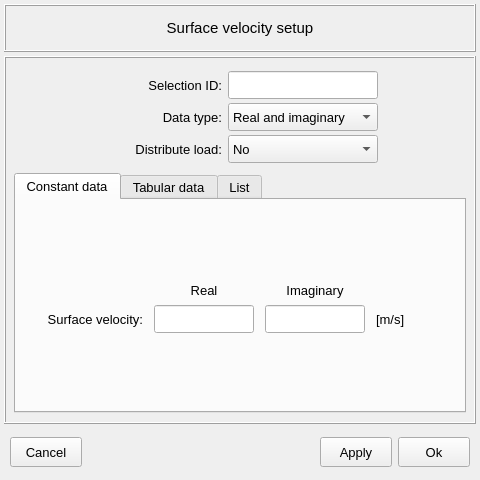
<?xml version="1.0" encoding="UTF-8"?>
<ui version="4.0">
 <class>Dialog</class>
 <widget class="QDialog" name="Dialog">
  <property name="windowModality">
   <enum>Qt::WindowModality::WindowModal</enum>
  </property>
  <property name="geometry">
   <rect>
    <x>0</x>
    <y>0</y>
    <width>480</width>
    <height>480</height>
   </rect>
  </property>
  <property name="sizePolicy">
   <sizepolicy hsizetype="Fixed" vsizetype="Fixed">
    <horstretch>0</horstretch>
    <verstretch>0</verstretch>
   </sizepolicy>
  </property>
  <property name="minimumSize">
   <size>
    <width>480</width>
    <height>400</height>
   </size>
  </property>
  <property name="maximumSize">
   <size>
    <width>480</width>
    <height>480</height>
   </size>
  </property>
  <property name="font">
   <font>
    <pointsize>11</pointsize>
    <bold>false</bold>
   </font>
  </property>
  <property name="contextMenuPolicy">
   <enum>Qt::ContextMenuPolicy::DefaultContextMenu</enum>
  </property>
  <property name="windowTitle">
   <string>Set surface velocity acoustic excitation</string>
  </property>
  <property name="whatsThis">
   <string/>
  </property>
  <layout class="QGridLayout" name="gridLayout_7">
   <property name="leftMargin">
    <number>4</number>
   </property>
   <property name="topMargin">
    <number>4</number>
   </property>
   <property name="rightMargin">
    <number>4</number>
   </property>
   <property name="bottomMargin">
    <number>4</number>
   </property>
   <property name="spacing">
    <number>4</number>
   </property>
   <item row="1" column="0">
    <widget class="QFrame" name="frame_2">
     <property name="minimumSize">
      <size>
       <width>380</width>
       <height>280</height>
      </size>
     </property>
     <property name="maximumSize">
      <size>
       <width>16777215</width>
       <height>480</height>
      </size>
     </property>
     <property name="frameShape">
      <enum>QFrame::Shape::Box</enum>
     </property>
     <property name="frameShadow">
      <enum>QFrame::Shadow::Raised</enum>
     </property>
     <layout class="QGridLayout" name="gridLayout_4">
      <property name="leftMargin">
       <number>8</number>
      </property>
      <property name="rightMargin">
       <number>8</number>
      </property>
      <item row="0" column="0">
       <widget class="QFrame" name="frame_4">
        <property name="minimumSize">
         <size>
          <width>360</width>
          <height>100</height>
         </size>
        </property>
        <property name="maximumSize">
         <size>
          <width>16777215</width>
          <height>100</height>
         </size>
        </property>
        <property name="frameShape">
         <enum>QFrame::Shape::NoFrame</enum>
        </property>
        <property name="frameShadow">
         <enum>QFrame::Shadow::Raised</enum>
        </property>
        <layout class="QGridLayout" name="gridLayout_5">
         <property name="leftMargin">
          <number>2</number>
         </property>
         <property name="topMargin">
          <number>2</number>
         </property>
         <property name="rightMargin">
          <number>2</number>
         </property>
         <property name="bottomMargin">
          <number>2</number>
         </property>
         <property name="horizontalSpacing">
          <number>6</number>
         </property>
         <property name="verticalSpacing">
          <number>2</number>
         </property>
         <item row="1" column="2">
          <widget class="QComboBox" name="comboBox_data_type">
           <property name="minimumSize">
            <size>
             <width>150</width>
             <height>28</height>
            </size>
           </property>
           <property name="maximumSize">
            <size>
             <width>150</width>
             <height>28</height>
            </size>
           </property>
           <property name="font">
            <font>
             <pointsize>10</pointsize>
             <bold>false</bold>
            </font>
           </property>
           <item>
            <property name="text">
             <string>Real and imaginary</string>
            </property>
           </item>
           <item>
            <property name="text">
             <string>Magnitude and phase</string>
            </property>
           </item>
          </widget>
         </item>
         <item row="0" column="1">
          <widget class="QLabel" name="label_2">
           <property name="minimumSize">
            <size>
             <width>120</width>
             <height>28</height>
            </size>
           </property>
           <property name="maximumSize">
            <size>
             <width>120</width>
             <height>28</height>
            </size>
           </property>
           <property name="font">
            <font>
             <family>MS Shell Dlg 2</family>
             <pointsize>10</pointsize>
             <italic>false</italic>
             <bold>false</bold>
            </font>
           </property>
           <property name="text">
            <string>Selection ID:</string>
           </property>
           <property name="alignment">
            <set>Qt::AlignmentFlag::AlignRight|Qt::AlignmentFlag::AlignTrailing|Qt::AlignmentFlag::AlignVCenter</set>
           </property>
          </widget>
         </item>
         <item row="0" column="2">
          <widget class="QLineEdit" name="lineEdit_selection_id">
           <property name="minimumSize">
            <size>
             <width>150</width>
             <height>28</height>
            </size>
           </property>
           <property name="maximumSize">
            <size>
             <width>150</width>
             <height>28</height>
            </size>
           </property>
           <property name="font">
            <font>
             <family>MS Shell Dlg 2</family>
             <pointsize>10</pointsize>
             <italic>false</italic>
             <bold>false</bold>
            </font>
           </property>
           <property name="focusPolicy">
            <enum>Qt::FocusPolicy::ClickFocus</enum>
           </property>
           <property name="styleSheet">
            <string notr="true"/>
           </property>
           <property name="alignment">
            <set>Qt::AlignmentFlag::AlignCenter</set>
           </property>
          </widget>
         </item>
         <item row="1" column="1">
          <widget class="QLabel" name="label_4">
           <property name="minimumSize">
            <size>
             <width>120</width>
             <height>28</height>
            </size>
           </property>
           <property name="maximumSize">
            <size>
             <width>120</width>
             <height>28</height>
            </size>
           </property>
           <property name="font">
            <font>
             <family>MS Shell Dlg 2</family>
             <pointsize>10</pointsize>
             <italic>false</italic>
             <bold>false</bold>
            </font>
           </property>
           <property name="text">
            <string>Data type:</string>
           </property>
           <property name="alignment">
            <set>Qt::AlignmentFlag::AlignRight|Qt::AlignmentFlag::AlignTrailing|Qt::AlignmentFlag::AlignVCenter</set>
           </property>
          </widget>
         </item>
         <item row="0" column="3">
          <spacer name="horizontalSpacer_2">
           <property name="orientation">
            <enum>Qt::Orientation::Horizontal</enum>
           </property>
           <property name="sizeHint" stdset="0">
            <size>
             <width>40</width>
             <height>20</height>
            </size>
           </property>
          </spacer>
         </item>
         <item row="0" column="0">
          <spacer name="horizontalSpacer">
           <property name="orientation">
            <enum>Qt::Orientation::Horizontal</enum>
           </property>
           <property name="sizeHint" stdset="0">
            <size>
             <width>40</width>
             <height>20</height>
            </size>
           </property>
          </spacer>
         </item>
         <item row="2" column="1">
          <widget class="QLabel" name="label_5">
           <property name="minimumSize">
            <size>
             <width>120</width>
             <height>28</height>
            </size>
           </property>
           <property name="maximumSize">
            <size>
             <width>120</width>
             <height>28</height>
            </size>
           </property>
           <property name="font">
            <font>
             <family>MS Shell Dlg 2</family>
             <pointsize>10</pointsize>
             <italic>false</italic>
             <bold>false</bold>
            </font>
           </property>
           <property name="text">
            <string>Distribute load:</string>
           </property>
           <property name="alignment">
            <set>Qt::AlignmentFlag::AlignRight|Qt::AlignmentFlag::AlignTrailing|Qt::AlignmentFlag::AlignVCenter</set>
           </property>
          </widget>
         </item>
         <item row="2" column="2">
          <widget class="QComboBox" name="comboBox_distribute_load">
           <property name="minimumSize">
            <size>
             <width>150</width>
             <height>28</height>
            </size>
           </property>
           <property name="maximumSize">
            <size>
             <width>150</width>
             <height>28</height>
            </size>
           </property>
           <property name="font">
            <font>
             <pointsize>10</pointsize>
             <bold>false</bold>
            </font>
           </property>
           <item>
            <property name="text">
             <string>No</string>
            </property>
           </item>
           <item>
            <property name="text">
             <string>Yes</string>
            </property>
           </item>
          </widget>
         </item>
        </layout>
       </widget>
      </item>
      <item row="1" column="0">
       <widget class="QTabWidget" name="tabWidget_main">
        <property name="minimumSize">
         <size>
          <width>360</width>
          <height>0</height>
         </size>
        </property>
        <property name="maximumSize">
         <size>
          <width>16777215</width>
          <height>16777215</height>
         </size>
        </property>
        <property name="font">
         <font>
          <pointsize>10</pointsize>
          <bold>false</bold>
         </font>
        </property>
        <property name="currentIndex">
         <number>0</number>
        </property>
        <widget class="QWidget" name="tab_constant_data">
         <attribute name="title">
          <string>Constant data</string>
         </attribute>
         <layout class="QGridLayout" name="gridLayout_12">
          <property name="leftMargin">
           <number>2</number>
          </property>
          <property name="topMargin">
           <number>6</number>
          </property>
          <property name="rightMargin">
           <number>2</number>
          </property>
          <property name="bottomMargin">
           <number>6</number>
          </property>
          <property name="horizontalSpacing">
           <number>6</number>
          </property>
          <property name="verticalSpacing">
           <number>2</number>
          </property>
          <item row="1" column="2">
           <widget class="QLabel" name="label_dtype_right">
            <property name="minimumSize">
             <size>
              <width>80</width>
              <height>26</height>
             </size>
            </property>
            <property name="maximumSize">
             <size>
              <width>16777215</width>
              <height>26</height>
             </size>
            </property>
            <property name="font">
             <font>
              <family>MS Shell Dlg 2</family>
              <pointsize>10</pointsize>
              <italic>false</italic>
              <bold>false</bold>
             </font>
            </property>
            <property name="text">
             <string>Imaginary</string>
            </property>
            <property name="alignment">
             <set>Qt::AlignmentFlag::AlignCenter</set>
            </property>
           </widget>
          </item>
          <item row="2" column="2">
           <widget class="QLineEdit" name="lineEdit_right_value">
            <property name="minimumSize">
             <size>
              <width>100</width>
              <height>28</height>
             </size>
            </property>
            <property name="maximumSize">
             <size>
              <width>100</width>
              <height>28</height>
             </size>
            </property>
            <property name="font">
             <font>
              <family>MS Shell Dlg 2</family>
              <pointsize>10</pointsize>
              <italic>false</italic>
              <bold>false</bold>
             </font>
            </property>
            <property name="styleSheet">
             <string notr="true"/>
            </property>
            <property name="alignment">
             <set>Qt::AlignmentFlag::AlignCenter</set>
            </property>
           </widget>
          </item>
          <item row="9" column="1">
           <widget class="QFrame" name="frame_20">
            <property name="frameShape">
             <enum>QFrame::Shape::NoFrame</enum>
            </property>
            <property name="frameShadow">
             <enum>QFrame::Shadow::Raised</enum>
            </property>
            <layout class="QGridLayout" name="gridLayout_10">
             <property name="leftMargin">
              <number>0</number>
             </property>
             <property name="topMargin">
              <number>0</number>
             </property>
             <property name="rightMargin">
              <number>0</number>
             </property>
             <property name="bottomMargin">
              <number>0</number>
             </property>
             <property name="spacing">
              <number>0</number>
             </property>
            </layout>
           </widget>
          </item>
          <item row="1" column="1">
           <widget class="QLabel" name="label_dtype_left">
            <property name="minimumSize">
             <size>
              <width>80</width>
              <height>26</height>
             </size>
            </property>
            <property name="maximumSize">
             <size>
              <width>16777215</width>
              <height>26</height>
             </size>
            </property>
            <property name="font">
             <font>
              <family>MS Shell Dlg 2</family>
              <pointsize>10</pointsize>
              <italic>false</italic>
              <bold>false</bold>
             </font>
            </property>
            <property name="text">
             <string>Real</string>
            </property>
            <property name="alignment">
             <set>Qt::AlignmentFlag::AlignCenter</set>
            </property>
           </widget>
          </item>
          <item row="8" column="1">
           <spacer name="verticalSpacer_3">
            <property name="orientation">
             <enum>Qt::Orientation::Vertical</enum>
            </property>
            <property name="sizeHint" stdset="0">
             <size>
              <width>20</width>
              <height>40</height>
             </size>
            </property>
           </spacer>
          </item>
          <item row="0" column="1">
           <spacer name="verticalSpacer">
            <property name="orientation">
             <enum>Qt::Orientation::Vertical</enum>
            </property>
            <property name="sizeHint" stdset="0">
             <size>
              <width>20</width>
              <height>40</height>
             </size>
            </property>
           </spacer>
          </item>
          <item row="2" column="0">
           <widget class="QLabel" name="label_18">
            <property name="minimumSize">
             <size>
              <width>120</width>
              <height>28</height>
             </size>
            </property>
            <property name="maximumSize">
             <size>
              <width>120</width>
              <height>28</height>
             </size>
            </property>
            <property name="font">
             <font>
              <family>MS Shell Dlg 2</family>
              <pointsize>10</pointsize>
              <italic>false</italic>
              <bold>false</bold>
             </font>
            </property>
            <property name="text">
             <string>Surface velocity:</string>
            </property>
            <property name="alignment">
             <set>Qt::AlignmentFlag::AlignRight|Qt::AlignmentFlag::AlignTrailing|Qt::AlignmentFlag::AlignVCenter</set>
            </property>
           </widget>
          </item>
          <item row="2" column="1">
           <widget class="QLineEdit" name="lineEdit_left_value">
            <property name="minimumSize">
             <size>
              <width>100</width>
              <height>28</height>
             </size>
            </property>
            <property name="maximumSize">
             <size>
              <width>100</width>
              <height>28</height>
             </size>
            </property>
            <property name="font">
             <font>
              <family>MS Shell Dlg 2</family>
              <pointsize>10</pointsize>
              <italic>false</italic>
              <bold>false</bold>
             </font>
            </property>
            <property name="styleSheet">
             <string notr="true"/>
            </property>
            <property name="alignment">
             <set>Qt::AlignmentFlag::AlignCenter</set>
            </property>
           </widget>
          </item>
          <item row="2" column="3">
           <widget class="QLabel" name="label_unit">
            <property name="minimumSize">
             <size>
              <width>80</width>
              <height>28</height>
             </size>
            </property>
            <property name="maximumSize">
             <size>
              <width>80</width>
              <height>28</height>
             </size>
            </property>
            <property name="font">
             <font>
              <family>MS Shell Dlg 2</family>
              <pointsize>10</pointsize>
              <italic>false</italic>
              <bold>false</bold>
             </font>
            </property>
            <property name="text">
             <string>[m/s]</string>
            </property>
            <property name="alignment">
             <set>Qt::AlignmentFlag::AlignLeading|Qt::AlignmentFlag::AlignLeft|Qt::AlignmentFlag::AlignVCenter</set>
            </property>
           </widget>
          </item>
         </layout>
        </widget>
        <widget class="QWidget" name="tab_tabular_data">
         <attribute name="title">
          <string>Tabular data</string>
         </attribute>
         <layout class="QGridLayout" name="gridLayout_3">
          <property name="leftMargin">
           <number>2</number>
          </property>
          <property name="topMargin">
           <number>6</number>
          </property>
          <property name="rightMargin">
           <number>2</number>
          </property>
          <property name="bottomMargin">
           <number>6</number>
          </property>
          <property name="spacing">
           <number>2</number>
          </property>
          <item row="0" column="0">
           <spacer name="verticalSpacer_4">
            <property name="orientation">
             <enum>Qt::Orientation::Vertical</enum>
            </property>
            <property name="sizeHint" stdset="0">
             <size>
              <width>20</width>
              <height>40</height>
             </size>
            </property>
           </spacer>
          </item>
          <item row="2" column="0">
           <spacer name="verticalSpacer_6">
            <property name="orientation">
             <enum>Qt::Orientation::Vertical</enum>
            </property>
            <property name="sizeHint" stdset="0">
             <size>
              <width>20</width>
              <height>40</height>
             </size>
            </property>
           </spacer>
          </item>
          <item row="1" column="0">
           <widget class="QFrame" name="frame_9">
            <property name="minimumSize">
             <size>
              <width>260</width>
              <height>0</height>
             </size>
            </property>
            <property name="maximumSize">
             <size>
              <width>16777215</width>
              <height>200</height>
             </size>
            </property>
            <property name="frameShape">
             <enum>QFrame::Shape::NoFrame</enum>
            </property>
            <property name="frameShadow">
             <enum>QFrame::Shadow::Raised</enum>
            </property>
            <layout class="QGridLayout" name="gridLayout_2">
             <property name="leftMargin">
              <number>0</number>
             </property>
             <property name="topMargin">
              <number>4</number>
             </property>
             <property name="rightMargin">
              <number>0</number>
             </property>
             <property name="bottomMargin">
              <number>0</number>
             </property>
             <property name="horizontalSpacing">
              <number>6</number>
             </property>
             <property name="verticalSpacing">
              <number>2</number>
             </property>
             <item row="1" column="1">
              <widget class="QLineEdit" name="lineEdit_table_path">
               <property name="enabled">
                <bool>true</bool>
               </property>
               <property name="minimumSize">
                <size>
                 <width>320</width>
                 <height>28</height>
                </size>
               </property>
               <property name="maximumSize">
                <size>
                 <width>320</width>
                 <height>28</height>
                </size>
               </property>
               <property name="font">
                <font>
                 <pointsize>9</pointsize>
                 <bold>false</bold>
                </font>
               </property>
               <property name="styleSheet">
                <string notr="true"/>
               </property>
               <property name="alignment">
                <set>Qt::AlignmentFlag::AlignCenter</set>
               </property>
              </widget>
             </item>
             <item row="1" column="0">
              <spacer name="horizontalSpacer_11">
               <property name="orientation">
                <enum>Qt::Orientation::Horizontal</enum>
               </property>
               <property name="sizeHint" stdset="0">
                <size>
                 <width>40</width>
                 <height>20</height>
                </size>
               </property>
              </spacer>
             </item>
             <item row="1" column="4">
              <spacer name="horizontalSpacer_12">
               <property name="orientation">
                <enum>Qt::Orientation::Horizontal</enum>
               </property>
               <property name="sizeHint" stdset="0">
                <size>
                 <width>40</width>
                 <height>20</height>
                </size>
               </property>
              </spacer>
             </item>
             <item row="0" column="1">
              <widget class="QLabel" name="label_3">
               <property name="minimumSize">
                <size>
                 <width>0</width>
                 <height>28</height>
                </size>
               </property>
               <property name="maximumSize">
                <size>
                 <width>16777215</width>
                 <height>28</height>
                </size>
               </property>
               <property name="text">
                <string>Choose a table file to import the data</string>
               </property>
               <property name="alignment">
                <set>Qt::AlignmentFlag::AlignCenter</set>
               </property>
              </widget>
             </item>
             <item row="1" column="2">
              <widget class="QPushButton" name="pushButton_load_table">
               <property name="enabled">
                <bool>true</bool>
               </property>
               <property name="sizePolicy">
                <sizepolicy hsizetype="Expanding" vsizetype="Fixed">
                 <horstretch>0</horstretch>
                 <verstretch>0</verstretch>
                </sizepolicy>
               </property>
               <property name="minimumSize">
                <size>
                 <width>40</width>
                 <height>28</height>
                </size>
               </property>
               <property name="maximumSize">
                <size>
                 <width>40</width>
                 <height>28</height>
                </size>
               </property>
               <property name="font">
                <font>
                 <family>MS Shell Dlg 2</family>
                 <pointsize>10</pointsize>
                 <italic>false</italic>
                 <bold>false</bold>
                </font>
               </property>
               <property name="styleSheet">
                <string notr="true"/>
               </property>
               <property name="text">
                <string/>
               </property>
               <property name="icon">
                <iconset resource="../../../../icons/dark_theme/resources.qrc">
                 <normaloff>:/icons/document_search_blue.png</normaloff>:/icons/document_search_blue.png</iconset>
               </property>
               <property name="iconSize">
                <size>
                 <width>20</width>
                 <height>20</height>
                </size>
               </property>
               <property name="autoDefault">
                <bool>false</bool>
               </property>
              </widget>
             </item>
            </layout>
           </widget>
          </item>
          <item row="3" column="0">
           <widget class="QFrame" name="frame_21">
            <property name="frameShape">
             <enum>QFrame::Shape::NoFrame</enum>
            </property>
            <property name="frameShadow">
             <enum>QFrame::Shadow::Raised</enum>
            </property>
            <layout class="QGridLayout" name="gridLayout_17">
             <property name="leftMargin">
              <number>0</number>
             </property>
             <property name="topMargin">
              <number>0</number>
             </property>
             <property name="rightMargin">
              <number>0</number>
             </property>
             <property name="bottomMargin">
              <number>0</number>
             </property>
             <property name="spacing">
              <number>0</number>
             </property>
            </layout>
           </widget>
          </item>
         </layout>
        </widget>
        <widget class="QWidget" name="tab_list">
         <attribute name="title">
          <string>List</string>
         </attribute>
         <layout class="QGridLayout" name="gridLayout_9">
          <property name="leftMargin">
           <number>10</number>
          </property>
          <property name="topMargin">
           <number>8</number>
          </property>
          <property name="rightMargin">
           <number>10</number>
          </property>
          <property name="bottomMargin">
           <number>2</number>
          </property>
          <property name="spacing">
           <number>2</number>
          </property>
          <item row="1" column="0">
           <widget class="QFrame" name="frame_3">
            <property name="minimumSize">
             <size>
              <width>320</width>
              <height>40</height>
             </size>
            </property>
            <property name="maximumSize">
             <size>
              <width>16777215</width>
              <height>40</height>
             </size>
            </property>
            <property name="frameShape">
             <enum>QFrame::Shape::NoFrame</enum>
            </property>
            <property name="frameShadow">
             <enum>QFrame::Shadow::Raised</enum>
            </property>
            <layout class="QGridLayout" name="gridLayout_8">
             <property name="leftMargin">
              <number>4</number>
             </property>
             <property name="topMargin">
              <number>4</number>
             </property>
             <property name="rightMargin">
              <number>4</number>
             </property>
             <property name="bottomMargin">
              <number>4</number>
             </property>
             <property name="horizontalSpacing">
              <number>12</number>
             </property>
             <item row="0" column="0">
              <widget class="QPushButton" name="pushButton_reset">
               <property name="minimumSize">
                <size>
                 <width>100</width>
                 <height>28</height>
                </size>
               </property>
               <property name="maximumSize">
                <size>
                 <width>100</width>
                 <height>28</height>
                </size>
               </property>
               <property name="font">
                <font>
                 <family>MS Shell Dlg 2</family>
                 <pointsize>10</pointsize>
                 <italic>false</italic>
                 <bold>false</bold>
                </font>
               </property>
               <property name="styleSheet">
                <string notr="true"/>
               </property>
               <property name="text">
                <string>Reset</string>
               </property>
               <property name="autoDefault">
                <bool>false</bool>
               </property>
              </widget>
             </item>
             <item row="0" column="1">
              <widget class="QPushButton" name="pushButton_remove">
               <property name="minimumSize">
                <size>
                 <width>100</width>
                 <height>28</height>
                </size>
               </property>
               <property name="maximumSize">
                <size>
                 <width>100</width>
                 <height>28</height>
                </size>
               </property>
               <property name="font">
                <font>
                 <family>MS Shell Dlg 2</family>
                 <pointsize>10</pointsize>
                 <italic>false</italic>
                 <bold>false</bold>
                </font>
               </property>
               <property name="styleSheet">
                <string notr="true"/>
               </property>
               <property name="text">
                <string>Remove</string>
               </property>
               <property name="autoDefault">
                <bool>false</bool>
               </property>
              </widget>
             </item>
            </layout>
           </widget>
          </item>
          <item row="0" column="0">
           <widget class="QTreeWidget" name="treeWidget_surface_velocity">
            <property name="minimumSize">
             <size>
              <width>320</width>
              <height>100</height>
             </size>
            </property>
            <property name="maximumSize">
             <size>
              <width>16777215</width>
              <height>200</height>
             </size>
            </property>
            <property name="font">
             <font>
              <family>MS Shell Dlg 2</family>
              <pointsize>9</pointsize>
              <italic>false</italic>
              <bold>false</bold>
             </font>
            </property>
            <property name="toolTip">
             <string>Select a face to remove the previously attributed boundary condition.</string>
            </property>
            <property name="indentation">
             <number>1</number>
            </property>
            <property name="headerHidden">
             <bool>false</bool>
            </property>
            <attribute name="headerHighlightSections">
             <bool>false</bool>
            </attribute>
            <attribute name="headerShowSortIndicator" stdset="0">
             <bool>false</bool>
            </attribute>
            <attribute name="headerStretchLastSection">
             <bool>true</bool>
            </attribute>
            <column>
             <property name="text">
              <string>Entity IDs</string>
             </property>
             <property name="textAlignment">
              <set>AlignCenter</set>
             </property>
            </column>
            <column>
             <property name="text">
              <string>Values (m/s)</string>
             </property>
             <property name="textAlignment">
              <set>AlignCenter</set>
             </property>
            </column>
           </widget>
          </item>
         </layout>
        </widget>
       </widget>
      </item>
     </layout>
    </widget>
   </item>
   <item row="0" column="0">
    <widget class="QFrame" name="frame">
     <property name="minimumSize">
      <size>
       <width>380</width>
       <height>48</height>
      </size>
     </property>
     <property name="maximumSize">
      <size>
       <width>16777215</width>
       <height>48</height>
      </size>
     </property>
     <property name="frameShape">
      <enum>QFrame::Shape::Box</enum>
     </property>
     <property name="frameShadow">
      <enum>QFrame::Shadow::Raised</enum>
     </property>
     <property name="lineWidth">
      <number>1</number>
     </property>
     <layout class="QGridLayout" name="gridLayout_6">
      <item row="0" column="0">
       <widget class="QLabel" name="label">
        <property name="font">
         <font>
          <family>MS Shell Dlg 2</family>
          <pointsize>11</pointsize>
          <italic>false</italic>
          <bold>false</bold>
         </font>
        </property>
        <property name="text">
         <string>Surface velocity setup</string>
        </property>
        <property name="textFormat">
         <enum>Qt::TextFormat::AutoText</enum>
        </property>
        <property name="alignment">
         <set>Qt::AlignmentFlag::AlignCenter</set>
        </property>
       </widget>
      </item>
     </layout>
    </widget>
   </item>
   <item row="2" column="0">
    <widget class="QFrame" name="frame_buttons">
     <property name="minimumSize">
      <size>
       <width>0</width>
       <height>48</height>
      </size>
     </property>
     <property name="maximumSize">
      <size>
       <width>16777215</width>
       <height>48</height>
      </size>
     </property>
     <property name="frameShape">
      <enum>QFrame::Shape::NoFrame</enum>
     </property>
     <property name="frameShadow">
      <enum>QFrame::Shadow::Raised</enum>
     </property>
     <layout class="QGridLayout" name="gridLayout_11">
      <property name="leftMargin">
       <number>6</number>
      </property>
      <property name="topMargin">
       <number>0</number>
      </property>
      <property name="rightMargin">
       <number>6</number>
      </property>
      <property name="bottomMargin">
       <number>0</number>
      </property>
      <property name="verticalSpacing">
       <number>0</number>
      </property>
      <item row="0" column="3">
       <widget class="QPushButton" name="pushButton_apply_and_close">
        <property name="minimumSize">
         <size>
          <width>72</width>
          <height>30</height>
         </size>
        </property>
        <property name="maximumSize">
         <size>
          <width>72</width>
          <height>30</height>
         </size>
        </property>
        <property name="font">
         <font>
          <pointsize>10</pointsize>
          <italic>false</italic>
          <bold>false</bold>
         </font>
        </property>
        <property name="styleSheet">
         <string notr="true"/>
        </property>
        <property name="text">
         <string>Ok</string>
        </property>
        <property name="autoDefault">
         <bool>false</bool>
        </property>
        <property name="default">
         <bool>false</bool>
        </property>
        <property name="flat">
         <bool>false</bool>
        </property>
       </widget>
      </item>
      <item row="0" column="2">
       <widget class="QPushButton" name="pushButton_apply">
        <property name="minimumSize">
         <size>
          <width>72</width>
          <height>30</height>
         </size>
        </property>
        <property name="maximumSize">
         <size>
          <width>72</width>
          <height>30</height>
         </size>
        </property>
        <property name="font">
         <font>
          <pointsize>10</pointsize>
          <italic>false</italic>
          <bold>false</bold>
         </font>
        </property>
        <property name="styleSheet">
         <string notr="true"/>
        </property>
        <property name="text">
         <string>Apply</string>
        </property>
        <property name="autoDefault">
         <bool>false</bool>
        </property>
        <property name="default">
         <bool>false</bool>
        </property>
        <property name="flat">
         <bool>false</bool>
        </property>
       </widget>
      </item>
      <item row="0" column="0">
       <widget class="QPushButton" name="pushButton_cancel">
        <property name="minimumSize">
         <size>
          <width>72</width>
          <height>30</height>
         </size>
        </property>
        <property name="maximumSize">
         <size>
          <width>72</width>
          <height>30</height>
         </size>
        </property>
        <property name="font">
         <font>
          <pointsize>10</pointsize>
          <italic>false</italic>
          <bold>false</bold>
         </font>
        </property>
        <property name="styleSheet">
         <string notr="true"/>
        </property>
        <property name="text">
         <string>Cancel</string>
        </property>
        <property name="autoDefault">
         <bool>false</bool>
        </property>
        <property name="default">
         <bool>false</bool>
        </property>
        <property name="flat">
         <bool>false</bool>
        </property>
       </widget>
      </item>
      <item row="0" column="1">
       <spacer name="horizontalSpacer_17">
        <property name="orientation">
         <enum>Qt::Orientation::Horizontal</enum>
        </property>
        <property name="sizeHint" stdset="0">
         <size>
          <width>40</width>
          <height>20</height>
         </size>
        </property>
       </spacer>
      </item>
     </layout>
    </widget>
   </item>
  </layout>
 </widget>
 <resources>
  <include location="../../../../icons/dark_theme/resources.qrc"/>
 </resources>
 <connections/>
</ui>
